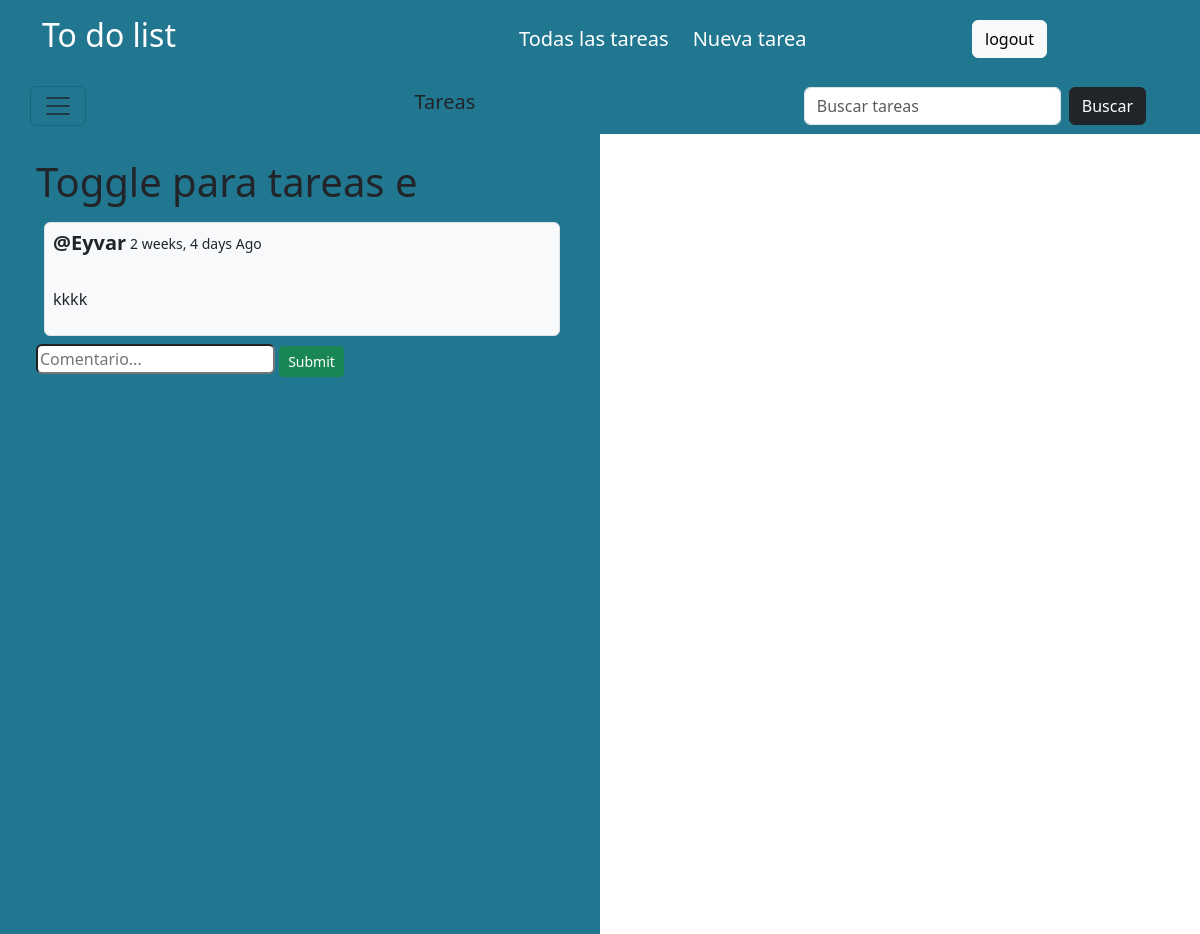
The app's page /coments/7 (signed in) with its own data.
### app/models.py (models this page shows, shortened)
class task(models.Model):
    user = models.ForeignKey(User, verbose_name=("Persona"), on_delete=models.CASCADE)
    name = models.CharField(("Tarea"), max_length=50)
    day = models.ForeignKey(days, verbose_name=("Dia"), on_delete=models.CASCADE)
    checkout = models.BooleanField(("Hecho"), default=False)
    created = models.DateTimeField(("Creado"), auto_now_add=True)
    updated = models.DateTimeField(("Actualizado"), auto_now=True)
    class Meta:
        ordering = ['-updated','-created']

class Messages(models.Model):
    user = models.ForeignKey(User, verbose_name=("Usuario"), on_delete=models.CASCADE)
    task = models.ForeignKey(task, verbose_name=("Tarea"), on_delete=models.CASCADE,blank=True)
    body = models.TextField((""))
    created = models.DateTimeField(("Creado"), auto_now_add=True)
    updated = models.DateTimeField(("Actualizado"), auto_now=True)

### app/views.py (the view, shortened to what this page needs)
# urls.py: path('coments/<int:id>',views.coments,name="coments"),
def coments(request,id):
    day = days.objects.all()
    tasks = task.objects.get(id=id)
    comment = tasks.messages_set.all()
    context = {
        'tasks':tasks,
        'comment':comment,
        'dias':day
    }
    return render(request,'app/coments.html',context)

### app/templates/app/coments.html (shortened to what this page needs)
{%extends 'base.html'%}
{%block content%}
    <div class="row ">
        <div class="col-md-6 col-sm-6 comentsbg">
            <div class="container-fluid bg rounded-bottom-5">
                <div class="col-md-12 col sm-12 p-4 d-flex flex-column">
                    <h1 class="justify-content-md-start ">{{tasks.name}}</h1>
                    {%for comments in comment%}
                        <div class="container m-2 p-0 border rounded bg-light">
                        <div class="d-flex flex-row gap-1 m-0 p-2 overflow-hidden ">
                            <p class="h5 m-0 fw-bold">@{{comments.user|capfirst}}</p>
                            <p class="fw-medium"> <small> {{comments.created|timesince}} Ago</small></p>
                        </div>
                        <p class="p-2 "class="fst-italic">{{comments.body}}</p>
                    </div>
                    {%endfor%}
                    {% if request.user.is_authenticated%}
                    <form action="" method="post" class=" justify-content-center">
                        <input type="text" name="body" class="rounded " placeholder="Comentario...">
                        <input type="submit" class="btn btn-success btn-sm">
                    </form>
                    {%endif%}
                </div>
            </div>
        </div>
        <div class="col-md-6 col-md-6">
        </div>
    </div>
{%endblock%}

### static/styles/style.css (style rules this page uses)
.bg { background-color: rgb(33, 118, 144); }
.comentsbg { background-color: rgb(33, 118, 144); height: 100vh; }

### records on screen
task: name "Toggle para tareas e"
Messages: user "Eyvar", created "2 weeks, 4 days", body "kkkk"
